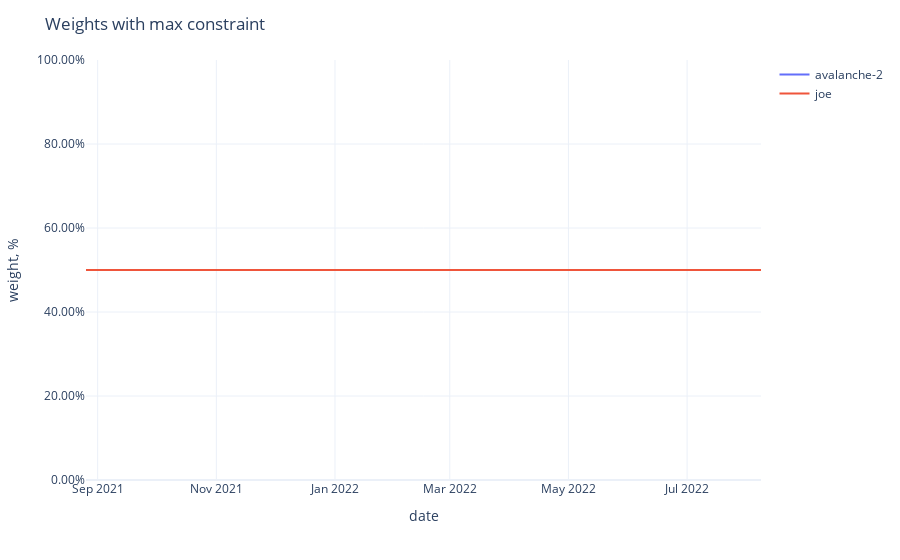

The code cell stored with this chart in its notebook:
### Code cell
fig = px.line(adjusted_weights,
              labels={'value': 'weight, %', 'variable': ''})
fig.update_traces(
    hovertemplate="%{y}"
)
fig.update_yaxes(
    tickformat=".2%",
    range=[0,1],
)
fig.update_xaxes(
    showspikes=True,
    spikethickness=2,
    spikedash="dot",
    spikecolor="#999999",
    spikemode="across",
)
fig.update_layout(
    hovermode="x",
    hoverdistance=100,  ## Distance to show hover label of data point
    spikedistance=1000,  ## Distance to show spike
    template='plotly_white',
    title='Weights with max constraint'
)

### Figure 1 — Plotly figure (JSON) as saved in the notebook; plotly's stock layout.template omitted (floating-point values rounded to 4 significant figures; data arrays with more than 128 entries replaced by an {"elided": "..."} marker saying what was removed)
{"data": [{"hovertemplate": "%{y}", "legendgroup": "avalanche-2", "line": {"color": "#636efa", "dash": "solid"}, "marker": {"symbol": "circle"}, "mode": "lines", "name": "avalanche-2", "orientation": "v", "showlegend": true, "type": "scatter", "x": {"elided": "348 str values"}, "xaxis": "x", "y": {"elided": "348 float values"}, "yaxis": "y"}, {"hovertemplate": "%{y}", "legendgroup": "joe", "line": {"color": "#EF553B", "dash": "solid"}, "marker": {"symbol": "circle"}, "mode": "lines", "name": "joe", "orientation": "v", "showlegend": true, "type": "scatter", "x": {"elided": "348 str values"}, "xaxis": "x", "y": {"elided": "348 float values"}, "yaxis": "y"}], "layout": {"autosize": true, "hoverdistance": 100, "hovermode": "x", "legend": {"title": {"text": ""}, "tracegroupgap": 0}, "margin": {"t": 60}, "spikedistance": 1000, "title": {"text": "Weights with max constraint"}, "xaxis": {"anchor": "y", "autorange": true, "domain": [0, 1], "range": ["2021-08-26", "2022-08-08"], "showspikes": true, "spikecolor": "#999999", "spikedash": "dot", "spikemode": "across", "spikethickness": 2, "title": {"text": "date"}, "type": "date"}, "yaxis": {"anchor": "x", "domain": [0, 1], "range": [0, 1], "tickformat": ".2%", "title": {"text": "weight, %"}, "type": "linear"}}}
